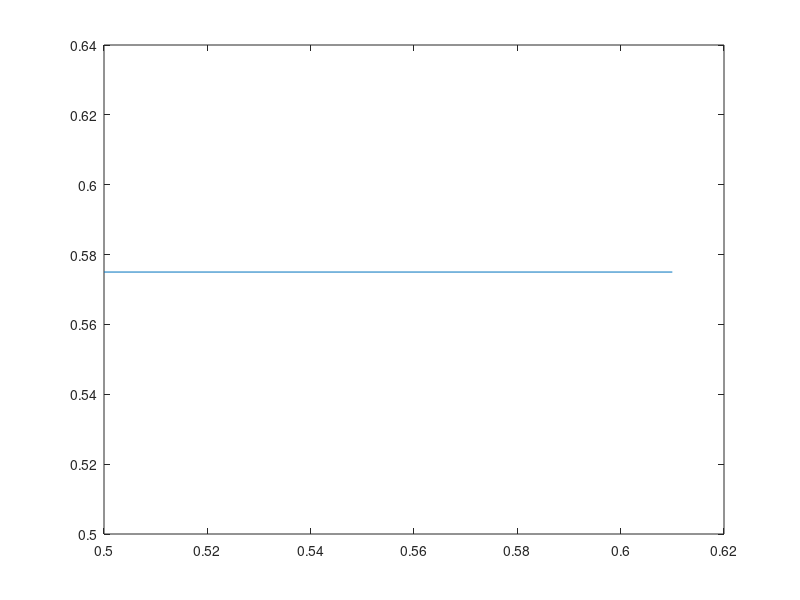

Recreate this plot in MATLAB.



patch((([0.3333,0.3365,0.346,0.3614,0.3821,0.4074,0.4362,0.4675,0.5,0.5325,0.5638,0.5926,0.6179,0.6386,0.654,0.6635,0.6667,0.6635,0.654,0.6386,0.6179,0.5926,0.5638,0.5325,0.5,0.4675,0.4362,0.4074,0.3821,0.3614,0.346,0.3365,0.3333]-0.5)/1.5)+0.5,...
(([0.5,0.5325,0.5638,0.5926,0.6179,0.6386,0.654,0.6635,0.6667,0.6635,0.654,0.6386,0.6179,0.5926,0.5638,0.5325,0.5,0.4675,0.4362,0.4074,0.3821,0.3614,0.346,0.3365,0.3333,0.3365,0.346,0.3614,0.3821,0.4074,0.4362,0.4675,0.5]-0.5)/1.5)+0.18,[0.9375,0.9375,0.9375])
plot((([0.3333,0.3365,0.346,0.3614,0.3821,0.4074,0.4362,0.4675,0.5,0.5325,0.5638,0.5926,0.6179,0.6386,0.654,0.6635,0.6667,0.6635,0.654,0.6386,0.6179,0.5926,0.5638,0.5325,0.5,0.4675,0.4362,0.4074,0.3821,0.3614,0.346,0.3365,0.3333]-0.5)/1.5)+0.5,...
(([0.5,0.5325,0.5638,0.5926,0.6179,0.6386,0.654,0.6635,0.6667,0.6635,0.654,0.6386,0.6179,0.5926,0.5638,0.5325,0.5,0.4675,0.4362,0.4074,0.3821,0.3614,0.346,0.3365,0.3333,0.3365,0.346,0.3614,0.3821,0.4074,0.4362,0.4675,0.5]-0.5)/1.5)+0.18)
plot((([0.3821,0.6179]-0.5)/1.5)+0.5,(([0.3821,0.6179]-0.5)/1.5)+0.18)
plot((([0.3821,0.6179]-0.5)/1.5)+0.5,(([0.6179,0.3821]-0.5)/1.5)+0.18)

patch((([0.3333,0.3365,0.346,0.3614,0.3821,0.4074,0.4362,0.4675,0.5,0.5325,0.5638,0.5926,0.6179,0.6386,0.654,0.6635,0.6667,0.6635,0.654,0.6386,0.6179,0.5926,0.5638,0.5325,0.5,0.4675,0.4362,0.4074,0.3821,0.3614,0.346,0.3365,0.3333]-0.5)/1.5)+0.5,...
(([0.5,0.5325,0.5638,0.5926,0.6179,0.6386,0.654,0.6635,0.6667,0.6635,0.654,0.6386,0.6179,0.5926,0.5638,0.5325,0.5,0.4675,0.4362,0.4074,0.3821,0.3614,0.346,0.3365,0.3333,0.3365,0.346,0.3614,0.3821,0.4074,0.4362,0.4675,0.5]-0.5)/1.5)+0.82,[0.9375,0.9375,0.9375])
plot((([0.3333,0.3365,0.346,0.3614,0.3821,0.4074,0.4362,0.4675,0.5,0.5325,0.5638,0.5926,0.6179,0.6386,0.654,0.6635,0.6667,0.6635,0.654,0.6386,0.6179,0.5926,0.5638,0.5325,0.5,0.4675,0.4362,0.4074,0.3821,0.3614,0.346,0.3365,0.3333]-0.5)/1.5)+0.5,...
(([0.5,0.5325,0.5638,0.5926,0.6179,0.6386,0.654,0.6635,0.6667,0.6635,0.654,0.6386,0.6179,0.5926,0.5638,0.5325,0.5,0.4675,0.4362,0.4074,0.3821,0.3614,0.346,0.3365,0.3333,0.3365,0.346,0.3614,0.3821,0.4074,0.4362,0.4675,0.5]-0.5)/1.5)+0.82)
plot((([0.3821,0.6179]-0.5)/1.5)+0.5,(([0.3821,0.6179]-0.5)/1.5)+0.82)
plot((([0.3821,0.6179]-0.5)/1.5)+0.5,(([0.6179,0.3821]-0.5)/1.5)+0.82)

plot([0.16,0.30,0.30,(0.3333-0.5)/1.5+0.5],[0.5,0.5,0.18,0.18])
plot([0.30,0.30,(0.3333-0.5)/1.5+0.5],[0.5,0.82,0.82])

plot([(0.6666-0.5)/1.5+0.5,1-0.16],[0.18,0.18])
plot([(0.6666-0.5)/1.5+0.5,1-0.16],[0.82,0.82])

patch([1-0.28,1-0.22,1-0.28],[0.13,0.18,0.23],[0,0,0])
patch([1-0.28,1-0.22,1-0.28],[0.85,0.80,0.75],[0,0,0])

patch((([0.46,0.46,0.54,0.54,0.46]-0.5)*1.5)+0.5,(([0.54,0.46,0.46,0.54,0.54]-0.5)*1.5)+0.5-0.08,[0.9375,0.9375,0.9375])
plot((([0.46,0.46,0.54,0.54,0.46]-0.5)*1.5)+0.5,(([0.54,0.46,0.46,0.54,0.54]-0.5)*1.5)+0.5-0.08)

plot([0.5,0.5],[((0.46-0.5)*1.5)+0.5-0.08,((0.6667-0.5)/1.5)+0.18])
plot([0.5,0.5],[((0.54-0.5)*1.5)+0.5-0.08,((0.3332-0.5)/1.5)+0.82])
plot([0.5,0.61],[0.5+0.075,0.5+0.075])
